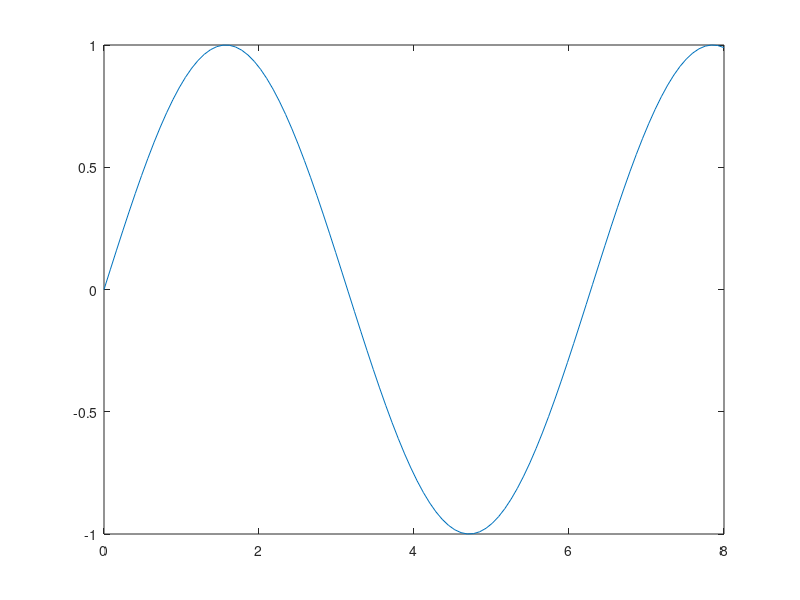

Recreate this plot in MATLAB. (Note: this script raises an error after producing the figure.)
close all
clear

x = linspace(0,8);
y = sin(x);
figure
h = plot(x,y);

h.XDataSource = 'x';
h.YDataSource = 'y';

for i=1:100
    y = sin(x.*(i/100.0));
    refreshdata
    drawnow
end
